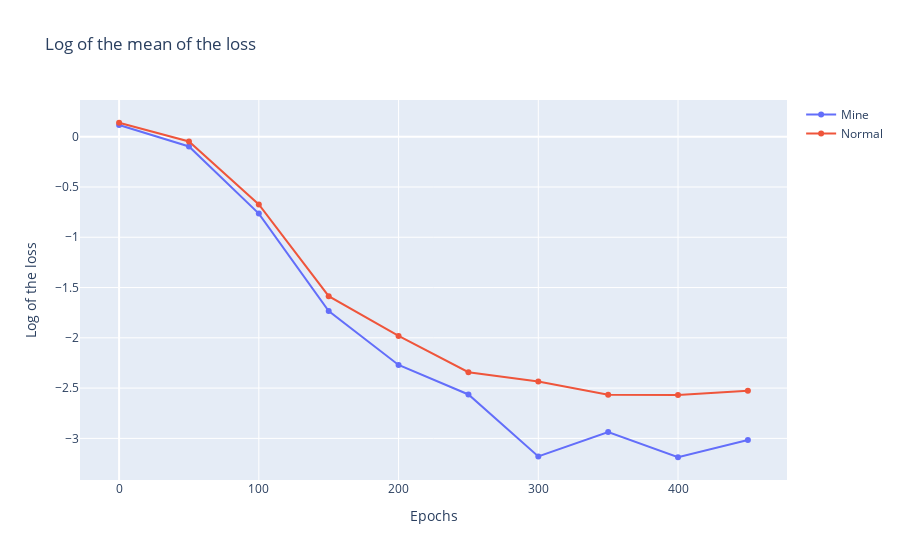

The cell this chart's notebook holds for it:
### Code cell
# Now do the same but with x marks
fig = go.Figure()
fig.add_trace(go.Scatter(x=x, y=np.log(mine.mean(axis=0)[::50]), mode='lines+markers', name='Mine'))
fig.add_trace(go.Scatter(x=x, y=np.log(norm.mean(axis=0)[::50]), mode='lines+markers', name='Normal'))
# Add the title 
fig.update_layout(title='Log of the mean of the loss')
# Add the x and y axis
fig.update_xaxes(title_text='Epochs')
fig.update_yaxes(title_text='Log of the loss')
fig.show()

### Figure 1 — Plotly figure (JSON) as saved in the notebook; plotly's stock layout.template omitted (floating-point values rounded to 4 significant figures)
{"data": [{"mode": "lines+markers", "name": "Mine", "type": "scatter", "x": [0, 50, 100, 150, 200, 250, 300, 350, 400, 450, 500, 550, 600, 650, 700, 750, 800, 850, 900, 950], "y": [0.1165, -0.0974, -0.7647, -1.734, -2.27, -2.563, -3.179, -2.936, -3.188, -3.016]}, {"mode": "lines+markers", "name": "Normal", "type": "scatter", "x": [0, 50, 100, 150, 200, 250, 300, 350, 400, 450, 500, 550, 600, 650, 700, 750, 800, 850, 900, 950], "y": [0.1386, -0.04791, -0.6734, -1.585, -1.981, -2.342, -2.435, -2.566, -2.57, -2.527]}], "layout": {"title": {"text": "Log of the mean of the loss"}, "xaxis": {"title": {"text": "Epochs"}}, "yaxis": {"title": {"text": "Log of the loss"}}}}
